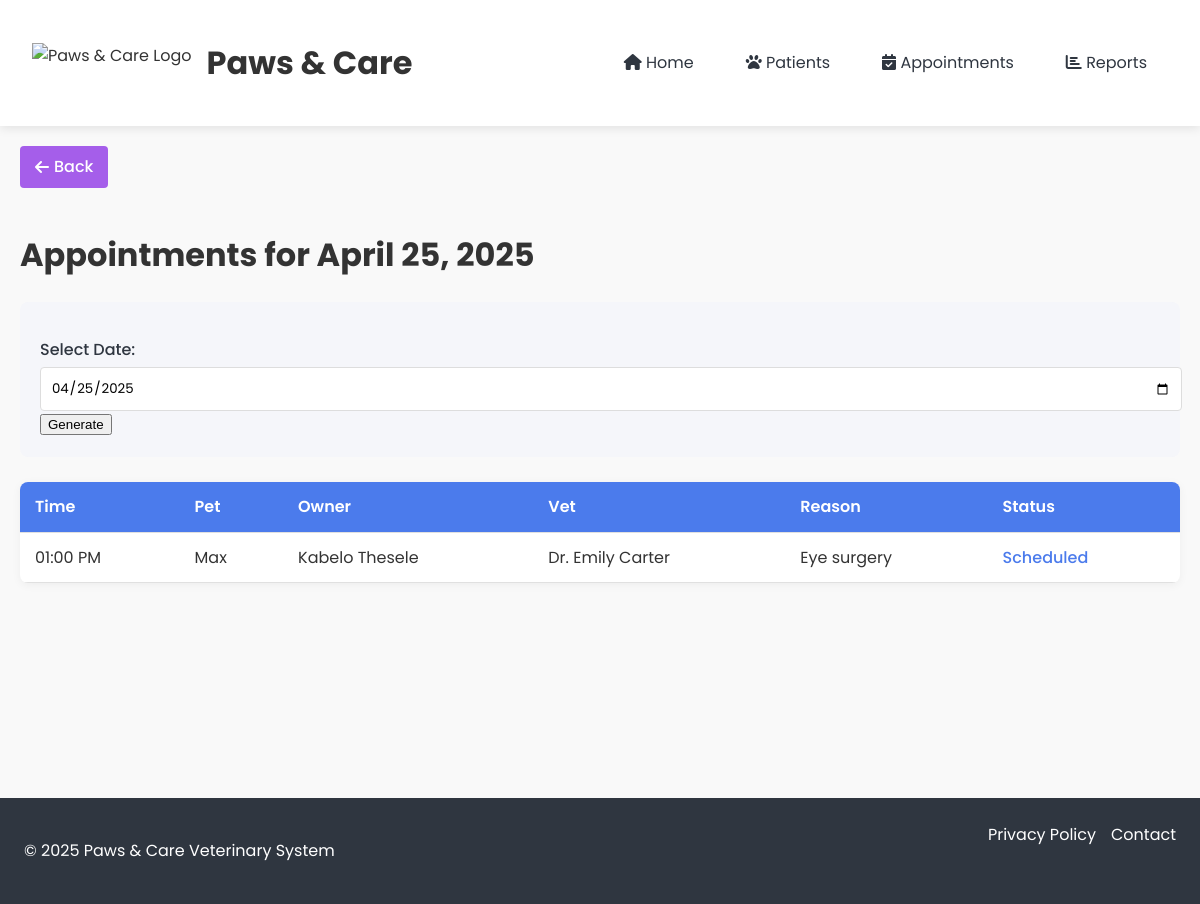
/reports/daily_appointments.php, run on the app's committed database.
### tables this page shows
CREATE TABLE `Appointments` (
  `Appt_ID` int NOT NULL AUTO_INCREMENT,
  `Pet_ID` int DEFAULT NULL,
  `Vet_ID` int DEFAULT NULL,
  `Date` date NOT NULL,
  `Time` time NOT NULL,
  `Reason` text,
  `Status` enum('Scheduled','Completed','Cancelled') DEFAULT 'Scheduled',
  PRIMARY KEY (`Appt_ID`),
  KEY `Pet_ID` (`Pet_ID`),
  KEY `Vet_ID` (`Vet_ID`),
  CONSTRAINT `Appointments_ibfk_1` FOREIGN KEY (`Pet_ID`) REFERENCES `Pets` (`Pet_ID`) ON DELETE CASCADE,
  CONSTRAINT `Appointments_ibfk_2` FOREIGN KEY (`Vet_ID`) REFERENCES `Vets` (`Vet_ID`) ON DELETE SET NULL
);

CREATE TABLE `Pets` (
  `Pet_ID` int NOT NULL AUTO_INCREMENT,
  `Name` varchar(50) NOT NULL,
  `Species` varchar(50) NOT NULL,
  `Breed` varchar(50) DEFAULT NULL,
  `Age` int DEFAULT NULL,
  `Owner_ID` int DEFAULT NULL,
  PRIMARY KEY (`Pet_ID`),
  KEY `Owner_ID` (`Owner_ID`),
  CONSTRAINT `Pets_ibfk_1` FOREIGN KEY (`Owner_ID`) REFERENCES `Owners` (`Owner_ID`) ON DELETE CASCADE
);

CREATE TABLE `Owners` (
  `Owner_ID` int NOT NULL AUTO_INCREMENT,
  `Name` varchar(100) NOT NULL,
  `Contact` varchar(20) NOT NULL,
  `Email` varchar(100) NOT NULL,
  PRIMARY KEY (`Owner_ID`),
  UNIQUE KEY `Email` (`Email`)
);

CREATE TABLE `Vets` (
  `Vet_ID` int NOT NULL AUTO_INCREMENT,
  `Name` varchar(100) NOT NULL,
  `Specialization` varchar(100) DEFAULT NULL,
  `Contact` varchar(20) NOT NULL,
  PRIMARY KEY (`Vet_ID`)
);

### reports/daily_appointments.php (the view, shortened to what this page needs)
<?php
require_once '../config/db.php';
$date = $_GET['date'] ?? date('Y-m-d');
$stmt = $pdo->prepare("
    SELECT a.Time, p.Name AS Pet, o.Name AS Owner, v.Name AS Vet, a.Reason, a.Status
    FROM Appointments a
    JOIN Pets p ON a.Pet_ID = p.Pet_ID
    JOIN Owners o ON p.Owner_ID = o.Owner_ID
    LEFT JOIN Vets v ON a.Vet_ID = v.Vet_ID
    WHERE a.Date = ?
    ORDER BY a.Time
");
$stmt->execute([$date]);
$appointments = $stmt->fetchAll();
require_once '../includes/header.php';
?>
<!DOCTYPE html>
<html>
<head>
    <link rel="stylesheet" href="../assets/css/style.css">
</head>
<body>
    <h1>Appointments for <?= date('F j, Y', strtotime($date)) ?></h1>
    <form method="GET" class="report-filter">
        <label>Select Date:</label>
        <input type="date" name="date" value="<?= $date ?>" max="<?= date('Y-m-d') ?>">
        <button type="submit">Generate</button>
    </form>
    <?php if (empty($appointments)): ?>
        <p>No appointments scheduled.</p>
    <?php else: ?>
        <table class="report-table">
            <thead>
                <tr>
                    <th>Time</th>
                    <th>Pet</th>
                    <th>Owner</th>
                    <th>Vet</th>
                    <th>Reason</th>
                    <th>Status</th>
                </tr>
            </thead>
            <tbody>
                <?php foreach ($appointments as $appt): ?>
                    <tr>
                        <td><?= date('h:i A', strtotime($appt['Time'])) ?></td>
                        <td><?= htmlspecialchars($appt['Pet']) ?></td>
                        <td><?= htmlspecialchars($appt['Owner']) ?></td>
                        <td><?= htmlspecialchars($appt['Vet'] ?? 'Unassigned') ?></td>
                        <td><?= htmlspecialchars($appt['Reason']) ?></td>
                        <td class="status-<?= strtolower($appt['Status']) ?>">
                            <?= $appt['Status'] ?>
                        </td>
                    </tr>
                <?php endforeach; ?>
            </tbody>
        </table>
    <?php endif; ?>
</body>
</html>
<?php
require_once '../includes/footer.php';
?>

### assets/css/style.css (style rules this page uses)
:root { --primary: #4b7bec; --secondary: #a55eea; --light: #f5f6fa; --dark: #2f3640; --success: #20bf6b; --warning: #fa8231; --danger: #eb3b5a; }
body { font-family: 'Poppins', sans-serif; margin: 0; padding: 0; background-color: #f9f9f9; color: #333; line-height: 1.6; }
table { width: 100%; border-collapse: collapse; margin: 20px 0; box-shadow: 0 2px 10px rgba(0,0,0,0.05); background: white; border-radius: 8px; overflow: hidden; }
th, td { padding: 12px 15px; text-align: left; border-bottom: 1px solid #e0e0e0; }
th { background-color: var(--primary); color: white; font-weight: 600; }
label { display: block; margin: 15px 0 5px; font-weight: 500; color: var(--dark); }
input[type="text"], input[type="number"], input[type="date"], input[type="time"], input[type="email"], select, textarea { width: 100%; padding: 10px; border: 1px solid #ddd; border-radius: 4px; font-family: 'Poppins', sans-serif; transition: border 0.3s; }
.status-scheduled { color: var(--primary); font-weight: 500; }
.report-filter { background: #f5f6fa; padding: 20px; border-radius: 8px; margin-bottom: 25px; }

### data on the page
appointments: Time "01:00 PM", Pet_ID.Name "Max", owners.Name "Kabelo Thesele", Vet_ID.Name "Dr. Emily Carter", Reason "Eye surgery", Status "Scheduled"
